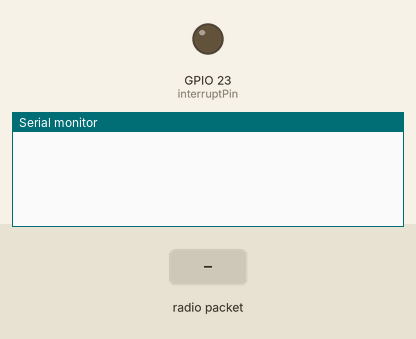
Simulated run of this sketch. Board: ESP32. Parts: output pins drawn as LEDs (lit = HIGH), the last lines printed to the serial monitor. The inputs (shaded band) are chosen by the test bench.

Above: at 0.9 s.
1.0 s: radio packet "1" arrives
At 1.16 s:
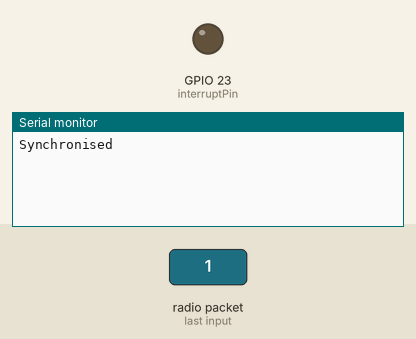
At 1.56 s:
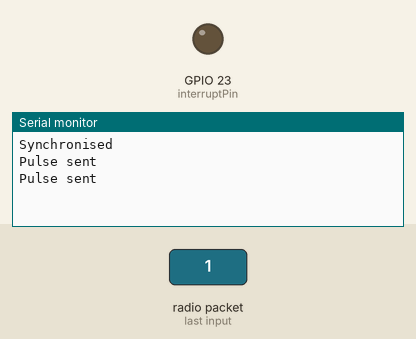

The sketch:

Wireless_delay_following_car_V2.ino
```cpp
#include <esp_now.h>
#include <WiFi.h>
#include <esp_wifi.h>

//Wifi variables
int data = 0; //Data to be sent
uint8_t macAddress[] = { 0x0C, 0xB8, 0x15, 0xC3, 0x08, 0xC0 }; //Mac address of both sender and receiver

//Misc variables
int interruptPin = 23;


//Timing variables
unsigned long syncOffset = 0;
unsigned long lastPulse = 0; //Last time a test pulse was sent
unsigned long interval = 200000;
int ackTime = 178; //Average time for acknowledgement to reach the other controller (microseconds)
bool calibrating = true;

void setup() {
  Serial.begin(115200);

  pinMode(interruptPin, OUTPUT);
  digitalWrite(interruptPin, LOW);


  WiFi.mode(WIFI_STA);

  esp_wifi_set_mac(WIFI_IF_STA, macAddress);

  while (!Serial) {}

  if (esp_now_init() != ESP_OK) {
    Serial.println("Error initializing ESP-NOW");
    return;
  }
  esp_now_register_recv_cb(OnDataRecv);

  delay(200);

  while(calibrating){}

}

void loop() {
  if(syncedMicros() < lastPulse + interval){ //Doesn't run the loop unless the right amount of time has passed
    return;
  }

  lastPulse = syncedMicros();

  sendPulse();


}

void OnDataRecv(const uint8_t *mac, const uint8_t *incomingData, int len) {
  delayMicroseconds(ackTime);

  syncOffset = micros();

  lastPulse = 0;
  Serial.println("Synchronised");
  calibrating = false;
}

unsigned long syncedMicros(){
  return(micros() - syncOffset);
}


void sendPulse() {

  //Clear trigger pin
  digitalWrite(interruptPin, LOW);
  delayMicroseconds(2);
  // Sets the trigPin on HIGH state for 10 micro seconds
  digitalWrite(interruptPin, HIGH);
  delayMicroseconds(10);
  digitalWrite(interruptPin, LOW);

  Serial.println("Pulse sent");
}
```

Measured:
- after the input at 1.0 s, the serial monitor: prints a new line at once (image 1)
